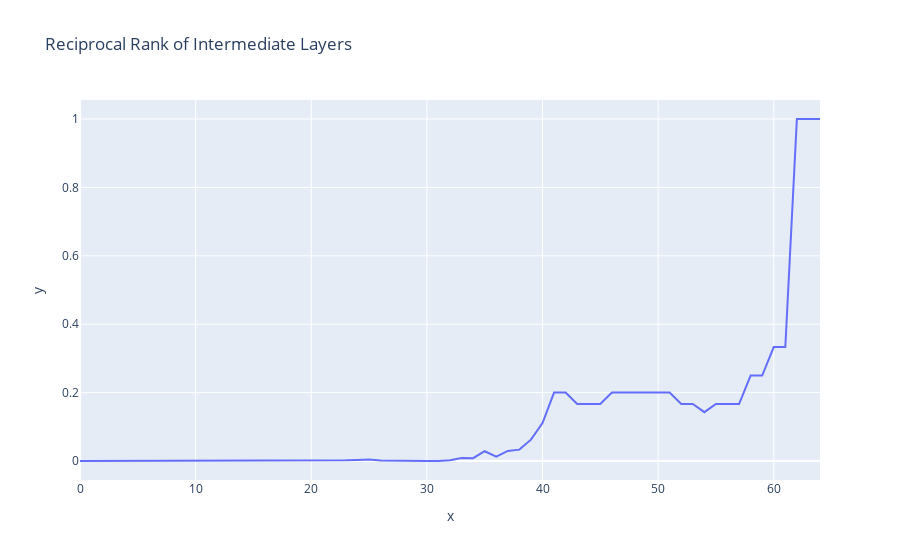
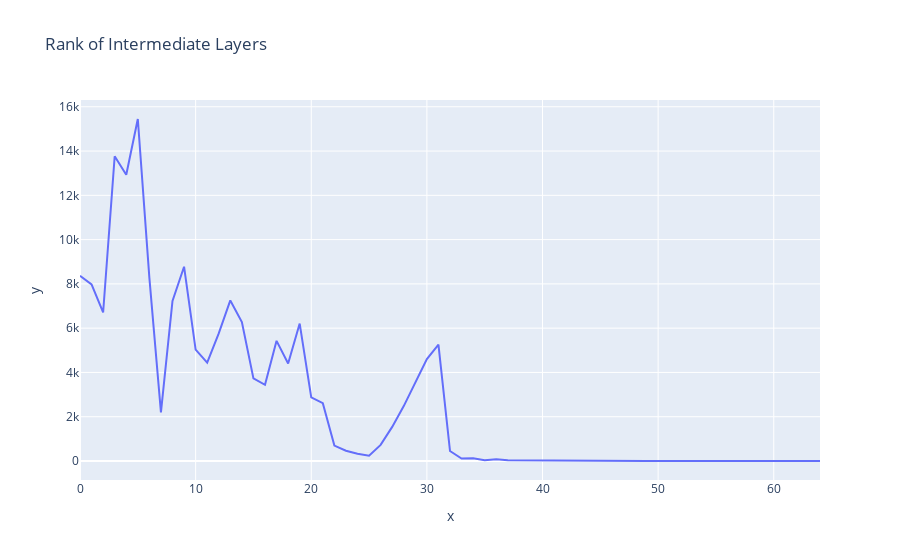

The notebook cell these images were saved under, in order:
### Markdown cell above
### Accumulated Residual Stream Analysis

### Code cell
#Project each layer residual at last token onto vocab space
accumulated_residual, labels = interv_cache.accumulated_resid(
    layer=-1, incl_mid=True, return_labels=True, apply_ln=True
)

projection_vocab_acc = vocab_project(accumulated_residual[:,0,-1], model, True)
rank = torch.where(projection_vocab_acc.sort(-1, descending=True).indices==answer_tk)[1].cpu()
rr = 1/(rank+1)

control_accumulated_residual = control_cache.accumulated_resid(
    layer=-1, incl_mid=True, return_labels=False, apply_ln=True
)

control_projection_vocab_acc = vocab_project(control_accumulated_residual[:,0,-1], model, True)
control_rank = torch.where(control_projection_vocab_acc.sort(-1, descending=True).indices==answer_tk)[1].cpu()
control_rr = 1/(control_rank+1)


line(rr, hover_name=labels, title="Reciprocal Rank of Intermediate Layers")

line(rank, hover_name=labels, title="Rank of Intermediate Layers")

### Figure 1 — Plotly figure (JSON) as saved in the notebook; plotly's stock layout.template omitted (floating-point values rounded to 4 significant figures)
{"data": [{"hovertemplate": "<b>%{hovertext}</b><br><br>x=%{x}<br>y=%{y}<extra></extra>", "hovertext": ["0_pre", "0_mid", "1_pre", "1_mid", "2_pre", "2_mid", "3_pre", "3_mid", "4_pre", "4_mid", "5_pre", "5_mid", "6_pre", "6_mid", "7_pre", "7_mid", "8_pre", "8_mid", "9_pre", "9_mid", "10_pre", "10_mid", "11_pre", "11_mid", "12_pre", "12_mid", "13_pre", "13_mid", "14_pre", "14_mid", "15_pre", "15_mid", "16_pre", "16_mid", "17_pre", "17_mid", "18_pre", "18_mid", "19_pre", "19_mid", "20_pre", "20_mid", "21_pre", "21_mid", "22_pre", "22_mid", "23_pre", "23_mid", "24_pre", "24_mid", "25_pre", "25_mid", "26_pre", "26_mid", "27_pre", "27_mid", "28_pre", "28_mid", "29_pre", "29_mid", "30_pre", "30_mid", "31_pre", "31_mid", "final_post"], "legendgroup": "", "line": {"color": "#636efa", "dash": "solid"}, "marker": {"symbol": "circle"}, "mode": "lines", "name": "", "orientation": "v", "showlegend": false, "type": "scatter", "x": [0, 1, 2, 3, 4, 5, 6, 7, 8, 9, 10, 11, 12, 13, 14, 15, 16, 17, 18, 19, 20, 21, 22, 23, 24, 25, 26, 27, 28, 29, 30, 31, 32, 33, 34, 35, 36, 37, 38, 39, 40, 41, 42, 43, 44, 45, 46, 47, 48, 49, 50, 51, 52, 53, 54, 55, 56, 57, 58, 59, 60, 61, 62, 63, 64], "xaxis": "x", "y": [0.0001195, 0.0001254, 0.0001491, 7.265e-05, 7.733e-05, 6.473e-05, 0.0001209, 0.0004556, 0.0001383, 0.0001139, 0.0001987, 0.0002252, 0.0001735, 0.0001378, 0.0001593, 0.000268, 0.0002907, 0.0001842, 0.0002271, 0.000161, 0.0003481, 0.000383, 0.001431, 0.002155, 0.003058, 0.004149, 0.001372, 0.0006489, 0.0004029, 0.0002795, 0.0002172, 0.0001904, 0.002203, 0.008696, 0.008333, 0.02857, 0.01266, 0.02941, 0.03333, 0.0625, 0.1111, 0.2, 0.2, 0.1667, 0.1667, 0.1667, 0.2, 0.2, 0.2, 0.2, 0.2, 0.2, 0.1667, 0.1667, 0.1429, 0.1667, 0.1667, 0.1667, 0.25, 0.25, 0.3333, 0.3333, 1, 1, 1], "yaxis": "y"}], "layout": {"autosize": true, "legend": {"tracegroupgap": 0}, "title": {"text": "Reciprocal Rank of Intermediate Layers"}, "xaxis": {"anchor": "y", "autorange": true, "domain": [0, 1], "range": [0, 64], "title": {"text": "x"}, "type": "linear"}, "yaxis": {"anchor": "x", "autorange": true, "domain": [0, 1], "range": [-0.05549, 1.056], "title": {"text": "y"}, "type": "linear"}}}

### Figure 2 — Plotly figure (JSON) as saved in the notebook; plotly's stock layout.template omitted (floating-point values rounded to 4 significant figures)
{"data": [{"hovertemplate": "<b>%{hovertext}</b><br><br>x=%{x}<br>y=%{y}<extra></extra>", "hovertext": ["0_pre", "0_mid", "1_pre", "1_mid", "2_pre", "2_mid", "3_pre", "3_mid", "4_pre", "4_mid", "5_pre", "5_mid", "6_pre", "6_mid", "7_pre", "7_mid", "8_pre", "8_mid", "9_pre", "9_mid", "10_pre", "10_mid", "11_pre", "11_mid", "12_pre", "12_mid", "13_pre", "13_mid", "14_pre", "14_mid", "15_pre", "15_mid", "16_pre", "16_mid", "17_pre", "17_mid", "18_pre", "18_mid", "19_pre", "19_mid", "20_pre", "20_mid", "21_pre", "21_mid", "22_pre", "22_mid", "23_pre", "23_mid", "24_pre", "24_mid", "25_pre", "25_mid", "26_pre", "26_mid", "27_pre", "27_mid", "28_pre", "28_mid", "29_pre", "29_mid", "30_pre", "30_mid", "31_pre", "31_mid", "final_post"], "legendgroup": "", "line": {"color": "#636efa", "dash": "solid"}, "marker": {"symbol": "circle"}, "mode": "lines", "name": "", "orientation": "v", "showlegend": false, "type": "scatter", "x": [0, 1, 2, 3, 4, 5, 6, 7, 8, 9, 10, 11, 12, 13, 14, 15, 16, 17, 18, 19, 20, 21, 22, 23, 24, 25, 26, 27, 28, 29, 30, 31, 32, 33, 34, 35, 36, 37, 38, 39, 40, 41, 42, 43, 44, 45, 46, 47, 48, 49, 50, 51, 52, 53, 54, 55, 56, 57, 58, 59, 60, 61, 62, 63, 64], "xaxis": "x", "y": [8367, 7974, 6708, 13763, 12931, 15448, 8269, 2194, 7231, 8776, 5032, 4439, 5763, 7254, 6275, 3730, 3439, 5428, 4402, 6209, 2872, 2610, 698, 463, 326, 240, 728, 1540, 2481, 3577, 4602, 5252, 453, 114, 119, 34, 78, 33, 29, 15, 8, 4, 4, 5, 5, 5, 4, 4, 4, 4, 4, 4, 5, 5, 6, 5, 5, 5, 3, 3, 2, 2, 0, 0, 0], "yaxis": "y"}], "layout": {"autosize": true, "legend": {"tracegroupgap": 0}, "title": {"text": "Rank of Intermediate Layers"}, "xaxis": {"anchor": "y", "autorange": true, "domain": [0, 1], "range": [0, 64], "title": {"text": "x"}, "type": "linear"}, "yaxis": {"anchor": "x", "autorange": true, "domain": [0, 1], "range": [-858.2, 16310.0], "title": {"text": "y"}, "type": "linear"}}}
